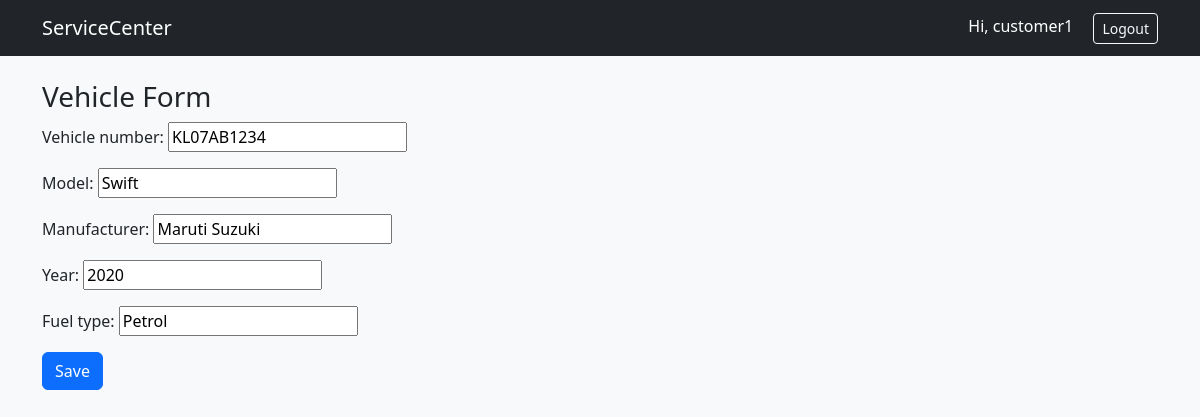
The app's page /vehicles/edit/1/ (signed in) with its own data.
### vehicle/models.py (models this page shows, shortened)
class Vehicle(models.Model):
    customer = models.ForeignKey(Customer, on_delete=models.CASCADE, related_name='vehicles')
    vehicle_number = models.CharField(max_length=50, unique=True)
    model = models.CharField(max_length=100)
    manufacturer = models.CharField(max_length=100)
    year = models.IntegerField()
    fuel_type = models.CharField(max_length=50)
    registration_date = models.DateField(auto_now_add=True)

### vehicle/views.py (the view)
# urls.py: path('vehicles/edit/<int:pk>/', views.edit_vehicle, name='edit_vehicle'),
@login_required
def edit_vehicle(request, pk):
    vehicle = get_object_or_404(Vehicle, pk=pk, customer=request.user.customer)
    if request.method == "POST":
        form = VehicleForm(request.POST, instance=vehicle)
        if form.is_valid():
            form.save()
            messages.success(request, "Vehicle updated successfully.")
            return redirect("view_vehicle")
    else:
        form = VehicleForm(instance=vehicle)
    return render(request, "vehicle_form.html", {"form": form})

### vehicle/forms.py
class VehicleForm(forms.ModelForm):
    class Meta:
        model = Vehicle
        fields = ['vehicle_number', 'model', 'manufacturer', 'year', 'fuel_type']

### vehicle/templates/vehicle_form.html (shortened to what this page needs)
{% extends 'base.html' %}
{% block content %}
<h3>Vehicle Form</h3>
<form method="POST">
  {{ form.as_p }}
  <button class="btn btn-primary">Save</button>
</form>
{% endblock %}

### vehicle/templates/base.html (shortened to what this page needs)
<!DOCTYPE html>
<html lang="en">
<head>
  <link rel="stylesheet" href="https://cdn.jsdelivr.net/npm/bootstrap@5.3.2/dist/css/bootstrap.min.css">
</head>
<body class="bg-light">
  <nav class="navbar navbar-expand-lg navbar-dark bg-dark">
    <div class="container">
      <a class="navbar-brand" href="{% url 'home' %}">ServiceCenter</a>
      <div>
        {% if user.is_authenticated %}
        <span class="text-white me-3">Hi, {{ user.username }}</span>
        <a href="{% url 'logout' %}" class="btn btn-outline-light btn-sm">Logout</a>
        {% else %}
        <a href="{% url 'login' %}" class="btn btn-outline-light btn-sm">Login</a>
        {% endif %}
      </div>
    </div>
  </nav>
  <div class="container mt-4">
    {% block content %}{% endblock %}
  </div>
</body>
</html>

### records on screen
Vehicle: vehicle_number "KL07AB1234", model "Swift", manufacturer "Maruti Suzuki", year "2020", fuel_type "Petrol"

### other values on screen
{{ user.username }} "customer1"
